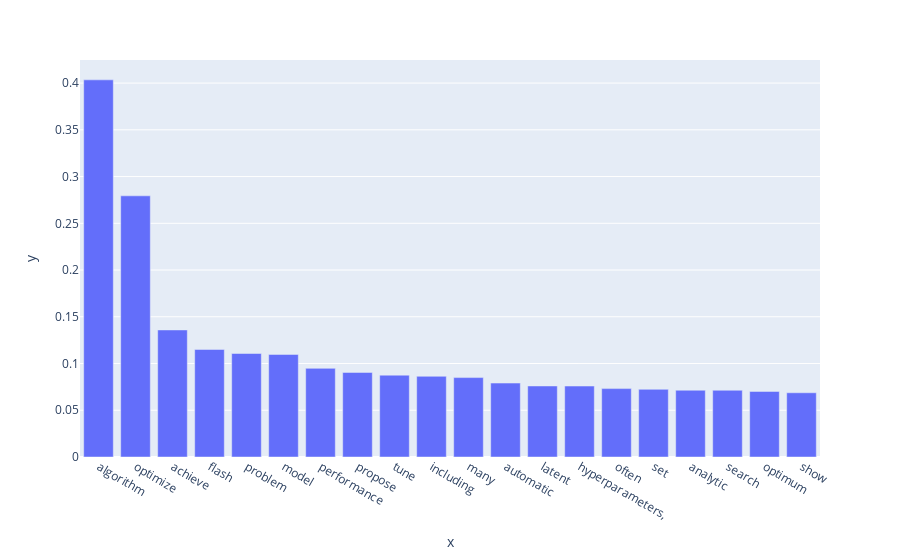

Here is the notebook cell this chart was saved with:
### Code cell
text = load_file('./test.txt')
text_network = create_graph(text)
plot_betweenness_centrality(text_network,max_nodes =20 ,)
#scatter_centralities(text_network)

### Figure 1 — Plotly figure (JSON) as saved in the notebook; plotly's stock layout.template omitted (floating-point values rounded to 4 significant figures)
{"data": [{"alignmentgroup": "True", "hovertemplate": "x=%{x}<br>y=%{y}<extra></extra>", "legendgroup": "", "marker": {"color": "#636efa"}, "name": "", "offsetgroup": "", "orientation": "v", "showlegend": false, "textposition": "auto", "type": "bar", "x": ["algorithm", "optimize", "achieve", "flash", "problem", "model", "performance", "propose", "tune", "including", "many", "automatic", "latent", "hyperparameters,", "often", "set", "analytic", "search", "optimum", "show"], "xaxis": "x", "y": [0.4035, 0.2794, 0.1359, 0.115, 0.1107, 0.1097, 0.09482, 0.09045, 0.08754, 0.08633, 0.08496, 0.07909, 0.07599, 0.07589, 0.07315, 0.07239, 0.07143, 0.07141, 0.07012, 0.0687], "yaxis": "y"}], "layout": {"barmode": "relative", "legend": {"tracegroupgap": 0}, "margin": {"t": 60}, "xaxis": {"anchor": "y", "domain": [0, 1], "title": {"text": "x"}}, "yaxis": {"anchor": "x", "domain": [0, 1], "title": {"text": "y"}}}}
